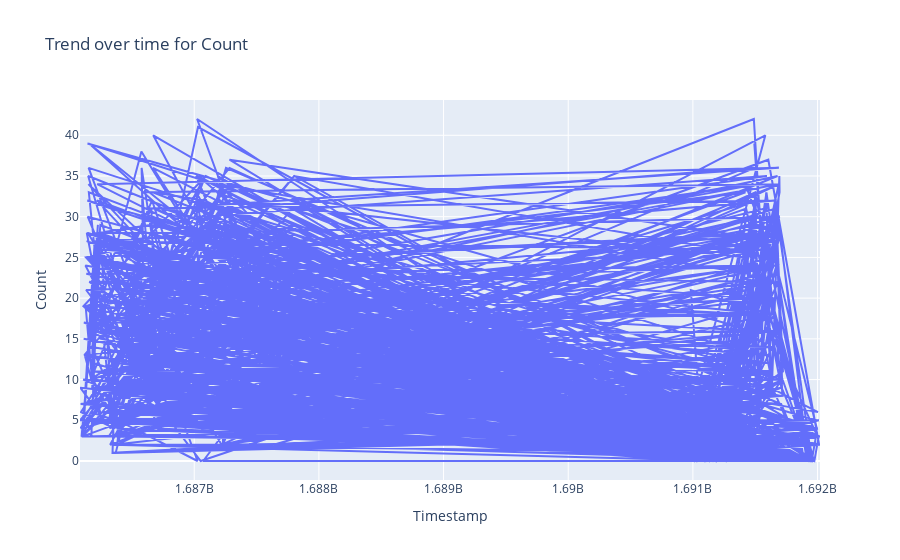

The notebook cell saved with this chart:
### Code cell
# Trend over timestamp for Count

trace = go.Scatter(
    x=data_df["num_timestamp"], y=data_df["Count"], mode="lines", name="Count"
)

data = [trace]


layout = go.Layout(
    title="Trend over time for Count",
    xaxis=dict(title="Timestamp"),
    yaxis=dict(title="Count"),
)


fig = go.Figure(data=data, layout=layout)


fig.show()

### Figure 1 — Plotly figure (JSON) as saved in the notebook; plotly's stock layout.template omitted (floating-point values rounded to 4 significant figures; data arrays with more than 128 entries replaced by an {"elided": "..."} marker saying what was removed)
{"data": [{"mode": "lines", "name": "Count", "type": "scatter", "x": {"elided": "968 int values"}, "y": {"elided": "968 int values"}}], "layout": {"title": {"text": "Trend over time for Count"}, "xaxis": {"title": {"text": "Timestamp"}}, "yaxis": {"title": {"text": "Count"}}}}
